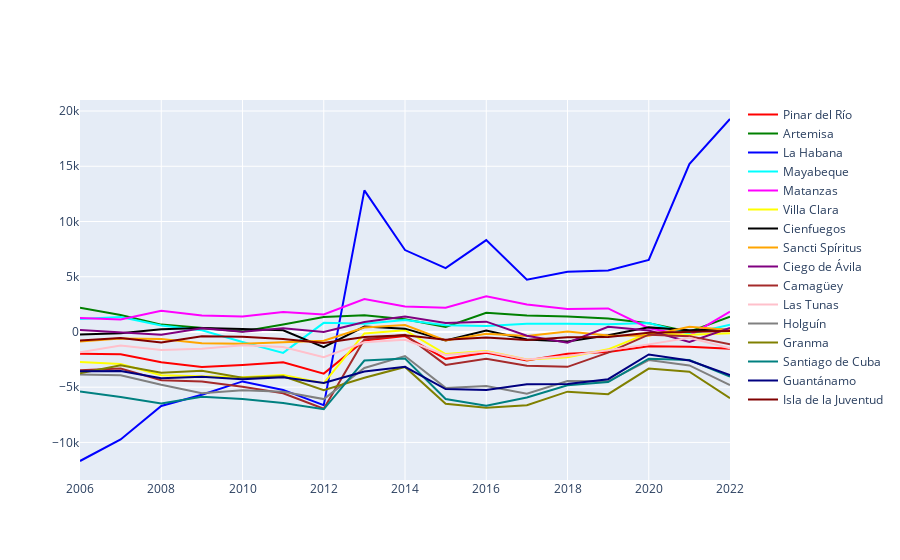

Here is the notebook cell this chart was saved with:
### Code cell
import pandas as pd
import plotly.graph_objects as go

df5 = pd.read_csv("Saldo migratorio en Cuba por provincias.csv")

colors = ['red', 'green', 'blue', 'cyan', 'magenta', 'yellow', 'black',
          'orange', 'purple', 'brown', 'pink', 'gray', 'olive', 'teal',
          'navy', 'maroon']

color = [i for i in df5 if i != 'ANO']
colore={}
for i in range(len(color)):
    colore[color[i]] = colors[i]

fig = go.Figure()

for i in df5:
    if i != 'ANO':
        fig.add_scatter(x=df5['ANO'], y=df5[i], mode='lines', name=i, marker_color=colore[i])

fig.show()

### Figure 1 — Plotly figure (JSON) as saved in the notebook; plotly's stock layout.template omitted (floating-point values rounded to 4 significant figures)
{"data": [{"marker": {"color": "red"}, "mode": "lines", "name": "Pinar del Río", "type": "scatter", "x": [2006, 2007, 2008, 2009, 2010, 2011, 2012, 2013, 2014, 2015, 2016, 2017, 2018, 2019, 2020, 2021, 2022], "y": [-1974, -2024, -2745, -3180, -2998, -2740, -3769, -775, -376, -2434, -1888, -2592, -1977, -1814, -1288, -1338, -1521]}, {"marker": {"color": "green"}, "mode": "lines", "name": "Artemisa", "type": "scatter", "x": [2006, 2007, 2008, 2009, 2010, 2011, 2012, 2013, 2014, 2015, 2016, 2017, 2018, 2019, 2020, 2021, 2022], "y": [2192, 1544, 666, 393, 54, 675, 1344, 1508, 1160, 448, 1735, 1482, 1397, 1221, 799, 19, 1381]}, {"marker": {"color": "blue"}, "mode": "lines", "name": "La Habana", "type": "scatter", "x": [2006, 2007, 2008, 2009, 2010, 2011, 2012, 2013, 2014, 2015, 2016, 2017, 2018, 2019, 2020, 2021, 2022], "y": [-11681, -9728, -6699, -5681, -4477, -5246, -6631, 12819, 7415, 5782, 8314, 4734, 5450, 5559, 6515, 15204, 19279]}, {"marker": {"color": "cyan"}, "mode": "lines", "name": "Mayabeque", "type": "scatter", "x": [2006, 2007, 2008, 2009, 2010, 2011, 2012, 2013, 2014, 2015, 2016, 2017, 2018, 2019, 2020, 2021, 2022], "y": [1180, 1361, 592, 148, -907, -1897, 825, 753, 1093, 615, 533, 744, 753, 701, 806, -189, 646]}, {"marker": {"color": "magenta"}, "mode": "lines", "name": "Matanzas", "type": "scatter", "x": [2006, 2007, 2008, 2009, 2010, 2011, 2012, 2013, 2014, 2015, 2016, 2017, 2018, 2019, 2020, 2021, 2022], "y": [1264, 1121, 1917, 1485, 1399, 1803, 1584, 2986, 2300, 2187, 3239, 2493, 2071, 2132, 335, -338, 1837]}, {"marker": {"color": "yellow"}, "mode": "lines", "name": "Villa Clara", "type": "scatter", "x": [2006, 2007, 2008, 2009, 2010, 2011, 2012, 2013, 2014, 2015, 2016, 2017, 2018, 2019, 2020, 2021, 2022], "y": [-2726, -2899, -3912, -4033, -4091, -3901, -4636, -129, 155, -2003, -1714, -2494, -2289, -1570, -92, -257, -114]}, {"marker": {"color": "black"}, "mode": "lines", "name": "Cienfuegos", "type": "scatter", "x": [2006, 2007, 2008, 2009, 2010, 2011, 2012, 2013, 2014, 2015, 2016, 2017, 2018, 2019, 2020, 2021, 2022], "y": [-235, -108, 244, 359, 278, 158, -1380, 489, 301, -763, 134, -691, -860, -296, 415, 159, 214]}, {"marker": {"color": "orange"}, "mode": "lines", "name": "Sancti Spíritus", "type": "scatter", "x": [2006, 2007, 2008, 2009, 2010, 2011, 2012, 2013, 2014, 2015, 2016, 2017, 2018, 2019, 2020, 2021, 2022], "y": [-860, -586, -645, -1027, -1061, -946, -799, 409, 627, -767, -160, -363, 37, -313, -338, 468, 177]}, {"marker": {"color": "purple"}, "mode": "lines", "name": "Ciego de Ávila", "type": "scatter", "x": [2006, 2007, 2008, 2009, 2010, 2011, 2012, 2013, 2014, 2015, 2016, 2017, 2018, 2019, 2020, 2021, 2022], "y": [174, -40, -249, 339, 11, 342, -6, 900, 1400, 809, 935, -343, -976, 475, 126, -909, 366]}, {"marker": {"color": "brown"}, "mode": "lines", "name": "Camagüey", "type": "scatter", "x": [2006, 2007, 2008, 2009, 2010, 2011, 2012, 2013, 2014, 2015, 2016, 2017, 2018, 2019, 2020, 2021, 2022], "y": [-3471, -3318, -4361, -4484, -4960, -5544, -6943, -678, -251, -2981, -2431, -3048, -3158, -1876, -242, -378, -1119]}, {"marker": {"color": "pink"}, "mode": "lines", "name": "Las Tunas", "type": "scatter", "x": [2006, 2007, 2008, 2009, 2010, 2011, 2012, 2013, 2014, 2015, 2016, 2017, 2018, 2019, 2020, 2021, 2022], "y": [-1843, -1223, -1626, -1522, -1200, -1359, -2285, -940, -703, -2084, -1769, -2489, -2170, -1650, -1124, -534, -1477]}, {"marker": {"color": "gray"}, "mode": "lines", "name": "Holguín", "type": "scatter", "x": [2006, 2007, 2008, 2009, 2010, 2011, 2012, 2013, 2014, 2015, 2016, 2017, 2018, 2019, 2020, 2021, 2022], "y": [-3856, -3925, -4786, -5538, -5277, -5421, -6075, -3259, -2176, -5062, -4887, -5590, -4436, -4466, -2543, -3028, -4812]}, {"marker": {"color": "olive"}, "mode": "lines", "name": "Granma", "type": "scatter", "x": [2006, 2007, 2008, 2009, 2010, 2011, 2012, 2013, 2014, 2015, 2016, 2017, 2018, 2019, 2020, 2021, 2022], "y": [-3732, -3024, -3691, -3513, -4155, -4019, -5281, -4151, -3166, -6506, -6867, -6635, -5405, -5632, -3314, -3601, -5998]}, {"marker": {"color": "teal"}, "mode": "lines", "name": "Santiago de Cuba", "type": "scatter", "x": [2006, 2007, 2008, 2009, 2010, 2011, 2012, 2013, 2014, 2015, 2016, 2017, 2018, 2019, 2020, 2021, 2022], "y": [-5389, -5885, -6477, -5873, -6068, -6434, -6999, -2591, -2411, -6064, -6681, -5925, -4820, -4540, -2422, -2535, -4050]}, {"marker": {"color": "navy"}, "mode": "lines", "name": "Guantánamo", "type": "scatter", "x": [2006, 2007, 2008, 2009, 2010, 2011, 2012, 2013, 2014, 2015, 2016, 2017, 2018, 2019, 2020, 2021, 2022], "y": [-3555, -3529, -4185, -4047, -4276, -4097, -4622, -3585, -3150, -5165, -5244, -4741, -4703, -4276, -2040, -2579, -3896]}, {"marker": {"color": "maroon"}, "mode": "lines", "name": "Isla de la Juventud", "type": "scatter", "x": [2006, 2007, 2008, 2009, 2010, 2011, 2012, 2013, 2014, 2015, 2016, 2017, 2018, 2019, 2020, 2021, 2022], "y": [-764, -549, -947, -390, -437, -637, -989, -454, -296, -696, -500, -736, -478, -449, -67, 4, 78]}], "layout": {}}
